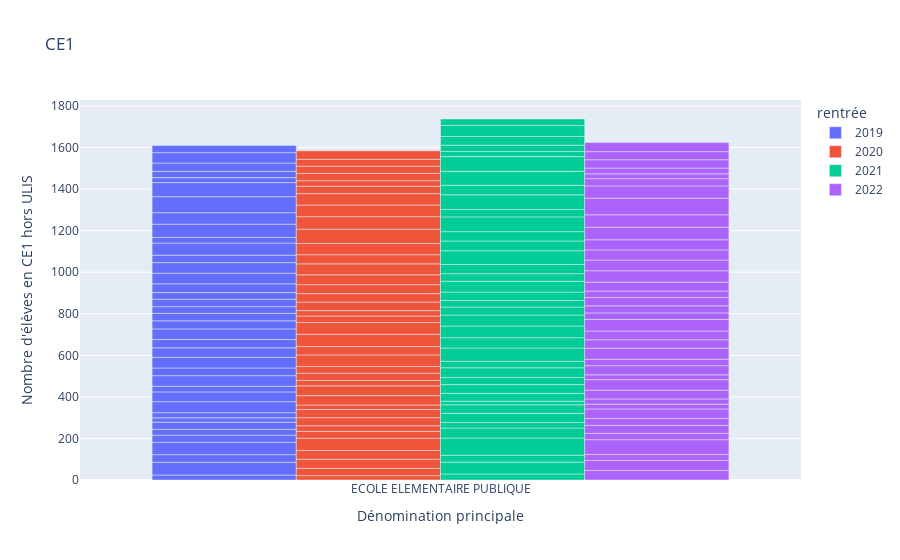
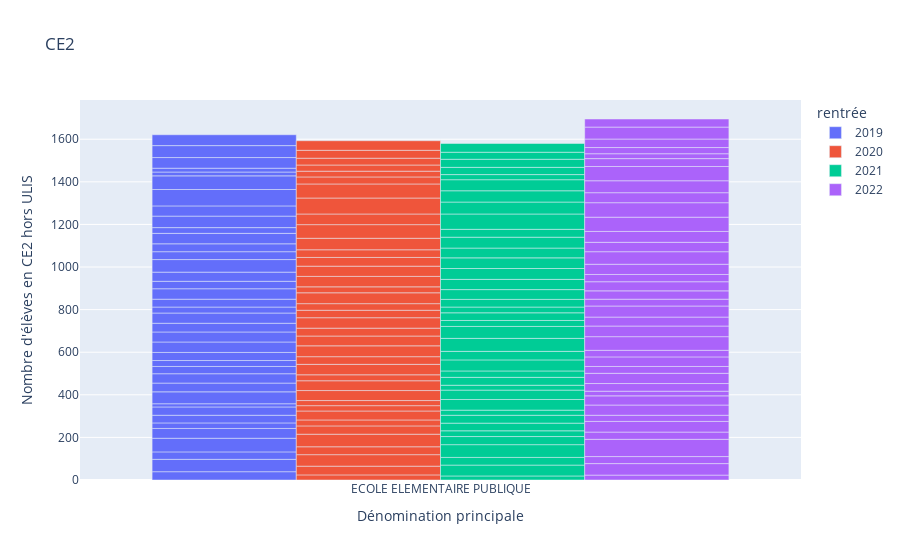
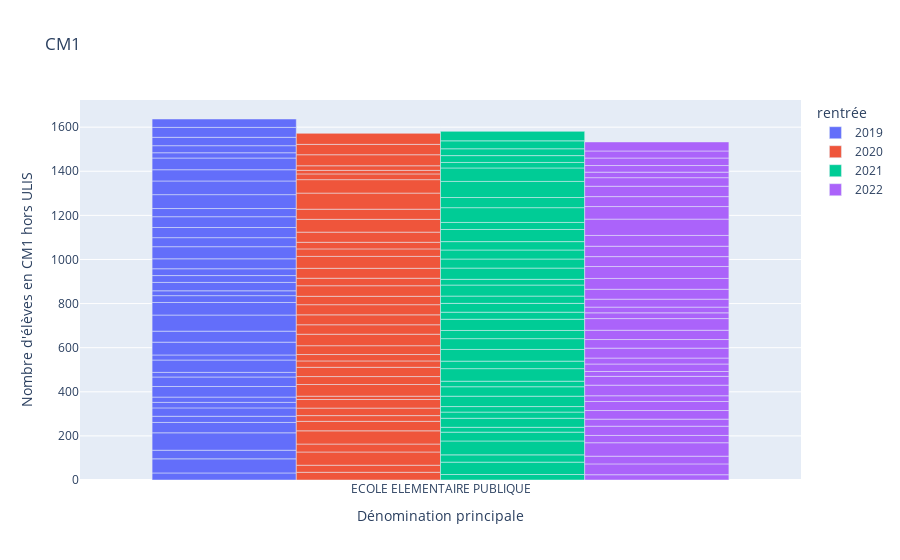
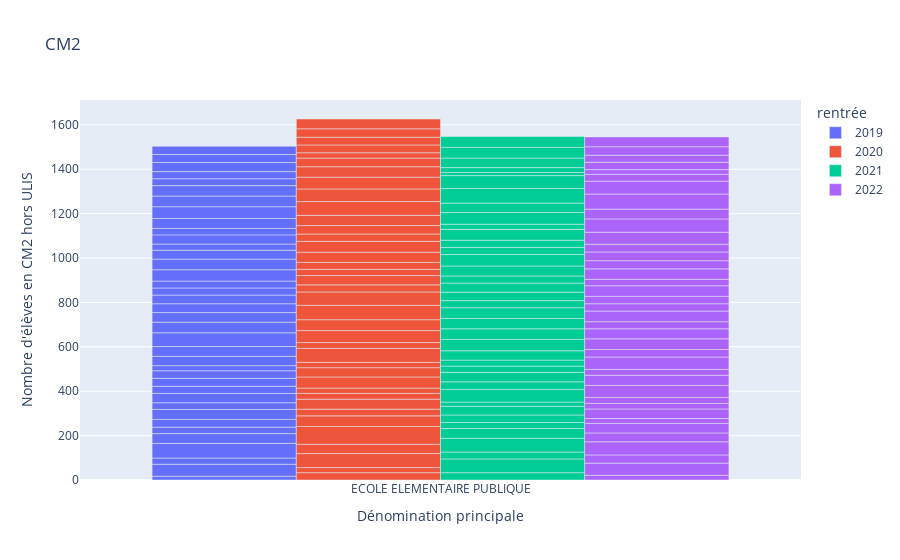

The code cell stored with these charts, in order, in its notebook:
### Code cell
for classe in ["CE1", "CE2", "CM1", "CM2"]:
    px.bar(ecoles[(ecoles["Commune"].isin(COMMUNES)) & (ecoles["Dénomination principale"] == "ECOLE ELEMENTAIRE PUBLIQUE")], x="Dénomination principale", y=f"Nombre d'élèves en {classe} hors ULIS", color="rentrée", barmode="group", title=classe).show()

### Figure 1 — Plotly figure (JSON) as saved in the notebook; plotly's stock layout.template omitted (floating-point values rounded to 4 significant figures)
{"data": [{"alignmentgroup": "True", "hovertemplate": "rentrée=2019<br>Dénomination principale=%{x}<br>Nombre d'élèves en CE1 hors ULIS=%{y}<extra></extra>", "legendgroup": "2019", "marker": {"color": "#636efa", "pattern": {"shape": ""}}, "name": "2019", "offsetgroup": "2019", "orientation": "v", "showlegend": true, "textposition": "auto", "type": "bar", "x": ["ECOLE ELEMENTAIRE PUBLIQUE", "ECOLE ELEMENTAIRE PUBLIQUE", "ECOLE ELEMENTAIRE PUBLIQUE", "ECOLE ELEMENTAIRE PUBLIQUE", "ECOLE ELEMENTAIRE PUBLIQUE", "ECOLE ELEMENTAIRE PUBLIQUE", "ECOLE ELEMENTAIRE PUBLIQUE", "ECOLE ELEMENTAIRE PUBLIQUE", "ECOLE ELEMENTAIRE PUBLIQUE", "ECOLE ELEMENTAIRE PUBLIQUE", "ECOLE ELEMENTAIRE PUBLIQUE", "ECOLE ELEMENTAIRE PUBLIQUE", "ECOLE ELEMENTAIRE PUBLIQUE", "ECOLE ELEMENTAIRE PUBLIQUE", "ECOLE ELEMENTAIRE PUBLIQUE", "ECOLE ELEMENTAIRE PUBLIQUE", "ECOLE ELEMENTAIRE PUBLIQUE", "ECOLE ELEMENTAIRE PUBLIQUE", "ECOLE ELEMENTAIRE PUBLIQUE", "ECOLE ELEMENTAIRE PUBLIQUE", "ECOLE ELEMENTAIRE PUBLIQUE", "ECOLE ELEMENTAIRE PUBLIQUE", "ECOLE ELEMENTAIRE PUBLIQUE", "ECOLE ELEMENTAIRE PUBLIQUE", "ECOLE ELEMENTAIRE PUBLIQUE", "ECOLE ELEMENTAIRE PUBLIQUE", "ECOLE ELEMENTAIRE PUBLIQUE", "ECOLE ELEMENTAIRE PUBLIQUE", "ECOLE ELEMENTAIRE PUBLIQUE", "ECOLE ELEMENTAIRE PUBLIQUE", "ECOLE ELEMENTAIRE PUBLIQUE", "ECOLE ELEMENTAIRE PUBLIQUE", "ECOLE ELEMENTAIRE PUBLIQUE", "ECOLE ELEMENTAIRE PUBLIQUE", "ECOLE ELEMENTAIRE PUBLIQUE", "ECOLE ELEMENTAIRE PUBLIQUE", "ECOLE ELEMENTAIRE PUBLIQUE", "ECOLE ELEMENTAIRE PUBLIQUE"], "xaxis": "x", "y": [24, 61, 37, 59, 35, 28, 34, 21, 25, 53, 47, 27, 51, 37, 51, 46, 40, 51, 39, 36, 32, 36, 32, 42, 51, 51, 36, 58, 27, 64, 55, 77, 68, 24, 30, 40, 50, 35], "yaxis": "y"}, {"alignmentgroup": "True", "hovertemplate": "rentrée=2020<br>Dénomination principale=%{x}<br>Nombre d'élèves en CE1 hors ULIS=%{y}<extra></extra>", "legendgroup": "2020", "marker": {"color": "#EF553B", "pattern": {"shape": ""}}, "name": "2020", "offsetgroup": "2020", "orientation": "v", "showlegend": true, "textposition": "auto", "type": "bar", "x": ["ECOLE ELEMENTAIRE PUBLIQUE", "ECOLE ELEMENTAIRE PUBLIQUE", "ECOLE ELEMENTAIRE PUBLIQUE", "ECOLE ELEMENTAIRE PUBLIQUE", "ECOLE ELEMENTAIRE PUBLIQUE", "ECOLE ELEMENTAIRE PUBLIQUE", "ECOLE ELEMENTAIRE PUBLIQUE", "ECOLE ELEMENTAIRE PUBLIQUE", "ECOLE ELEMENTAIRE PUBLIQUE", "ECOLE ELEMENTAIRE PUBLIQUE", "ECOLE ELEMENTAIRE PUBLIQUE", "ECOLE ELEMENTAIRE PUBLIQUE", "ECOLE ELEMENTAIRE PUBLIQUE", "ECOLE ELEMENTAIRE PUBLIQUE", "ECOLE ELEMENTAIRE PUBLIQUE", "ECOLE ELEMENTAIRE PUBLIQUE", "ECOLE ELEMENTAIRE PUBLIQUE", "ECOLE ELEMENTAIRE PUBLIQUE", "ECOLE ELEMENTAIRE PUBLIQUE", "ECOLE ELEMENTAIRE PUBLIQUE", "ECOLE ELEMENTAIRE PUBLIQUE", "ECOLE ELEMENTAIRE PUBLIQUE", "ECOLE ELEMENTAIRE PUBLIQUE", "ECOLE ELEMENTAIRE PUBLIQUE", "ECOLE ELEMENTAIRE PUBLIQUE", "ECOLE ELEMENTAIRE PUBLIQUE", "ECOLE ELEMENTAIRE PUBLIQUE", "ECOLE ELEMENTAIRE PUBLIQUE", "ECOLE ELEMENTAIRE PUBLIQUE", "ECOLE ELEMENTAIRE PUBLIQUE", "ECOLE ELEMENTAIRE PUBLIQUE", "ECOLE ELEMENTAIRE PUBLIQUE", "ECOLE ELEMENTAIRE PUBLIQUE", "ECOLE ELEMENTAIRE PUBLIQUE", "ECOLE ELEMENTAIRE PUBLIQUE", "ECOLE ELEMENTAIRE PUBLIQUE", "ECOLE ELEMENTAIRE PUBLIQUE", "ECOLE ELEMENTAIRE PUBLIQUE"], "xaxis": "x", "y": [21, 35, 44, 42, 59, 33, 27, 39, 39, 22, 45, 47, 26, 35, 32, 56, 40, 59, 57, 31, 26, 41, 41, 43, 47, 53, 44, 54, 69, 60, 56, 55, 35, 27, 35, 35, 33, 41], "yaxis": "y"}, {"alignmentgroup": "True", "hovertemplate": "rentrée=2021<br>Dénomination principale=%{x}<br>Nombre d'élèves en CE1 hors ULIS=%{y}<extra></extra>", "legendgroup": "2021", "marker": {"color": "#00cc96", "pattern": {"shape": ""}}, "name": "2021", "offsetgroup": "2021", "orientation": "v", "showlegend": true, "textposition": "auto", "type": "bar", "x": ["ECOLE ELEMENTAIRE PUBLIQUE", "ECOLE ELEMENTAIRE PUBLIQUE", "ECOLE ELEMENTAIRE PUBLIQUE", "ECOLE ELEMENTAIRE PUBLIQUE", "ECOLE ELEMENTAIRE PUBLIQUE", "ECOLE ELEMENTAIRE PUBLIQUE", "ECOLE ELEMENTAIRE PUBLIQUE", "ECOLE ELEMENTAIRE PUBLIQUE", "ECOLE ELEMENTAIRE PUBLIQUE", "ECOLE ELEMENTAIRE PUBLIQUE", "ECOLE ELEMENTAIRE PUBLIQUE", "ECOLE ELEMENTAIRE PUBLIQUE", "ECOLE ELEMENTAIRE PUBLIQUE", "ECOLE ELEMENTAIRE PUBLIQUE", "ECOLE ELEMENTAIRE PUBLIQUE", "ECOLE ELEMENTAIRE PUBLIQUE", "ECOLE ELEMENTAIRE PUBLIQUE", "ECOLE ELEMENTAIRE PUBLIQUE", "ECOLE ELEMENTAIRE PUBLIQUE", "ECOLE ELEMENTAIRE PUBLIQUE", "ECOLE ELEMENTAIRE PUBLIQUE", "ECOLE ELEMENTAIRE PUBLIQUE", "ECOLE ELEMENTAIRE PUBLIQUE", "ECOLE ELEMENTAIRE PUBLIQUE", "ECOLE ELEMENTAIRE PUBLIQUE", "ECOLE ELEMENTAIRE PUBLIQUE", "ECOLE ELEMENTAIRE PUBLIQUE", "ECOLE ELEMENTAIRE PUBLIQUE", "ECOLE ELEMENTAIRE PUBLIQUE", "ECOLE ELEMENTAIRE PUBLIQUE", "ECOLE ELEMENTAIRE PUBLIQUE", "ECOLE ELEMENTAIRE PUBLIQUE", "ECOLE ELEMENTAIRE PUBLIQUE", "ECOLE ELEMENTAIRE PUBLIQUE", "ECOLE ELEMENTAIRE PUBLIQUE", "ECOLE ELEMENTAIRE PUBLIQUE", "ECOLE ELEMENTAIRE PUBLIQUE", "ECOLE ELEMENTAIRE PUBLIQUE"], "xaxis": "x", "y": [29, 57, 33, 83, 48, 27, 44, 41, 17, 38, 42, 34, 47, 31, 64, 50, 56, 53, 38, 32, 40, 52, 37, 44, 66, 47, 45, 71, 36, 70, 46, 67, 71, 25, 30, 42, 53, 31], "yaxis": "y"}, {"alignmentgroup": "True", "hovertemplate": "rentrée=2022<br>Dénomination principale=%{x}<br>Nombre d'élèves en CE1 hors ULIS=%{y}<extra></extra>", "legendgroup": "2022", "marker": {"color": "#ab63fa", "pattern": {"shape": ""}}, "name": "2022", "offsetgroup": "2022", "orientation": "v", "showlegend": true, "textposition": "auto", "type": "bar", "x": ["ECOLE ELEMENTAIRE PUBLIQUE", "ECOLE ELEMENTAIRE PUBLIQUE", "ECOLE ELEMENTAIRE PUBLIQUE", "ECOLE ELEMENTAIRE PUBLIQUE", "ECOLE ELEMENTAIRE PUBLIQUE", "ECOLE ELEMENTAIRE PUBLIQUE", "ECOLE ELEMENTAIRE PUBLIQUE", "ECOLE ELEMENTAIRE PUBLIQUE", "ECOLE ELEMENTAIRE PUBLIQUE", "ECOLE ELEMENTAIRE PUBLIQUE", "ECOLE ELEMENTAIRE PUBLIQUE", "ECOLE ELEMENTAIRE PUBLIQUE", "ECOLE ELEMENTAIRE PUBLIQUE", "ECOLE ELEMENTAIRE PUBLIQUE", "ECOLE ELEMENTAIRE PUBLIQUE", "ECOLE ELEMENTAIRE PUBLIQUE", "ECOLE ELEMENTAIRE PUBLIQUE", "ECOLE ELEMENTAIRE PUBLIQUE", "ECOLE ELEMENTAIRE PUBLIQUE", "ECOLE ELEMENTAIRE PUBLIQUE", "ECOLE ELEMENTAIRE PUBLIQUE", "ECOLE ELEMENTAIRE PUBLIQUE", "ECOLE ELEMENTAIRE PUBLIQUE", "ECOLE ELEMENTAIRE PUBLIQUE", "ECOLE ELEMENTAIRE PUBLIQUE", "ECOLE ELEMENTAIRE PUBLIQUE", "ECOLE ELEMENTAIRE PUBLIQUE", "ECOLE ELEMENTAIRE PUBLIQUE", "ECOLE ELEMENTAIRE PUBLIQUE", "ECOLE ELEMENTAIRE PUBLIQUE", "ECOLE ELEMENTAIRE PUBLIQUE", "ECOLE ELEMENTAIRE PUBLIQUE", "ECOLE ELEMENTAIRE PUBLIQUE", "ECOLE ELEMENTAIRE PUBLIQUE", "ECOLE ELEMENTAIRE PUBLIQUE", "ECOLE ELEMENTAIRE PUBLIQUE", "ECOLE ELEMENTAIRE PUBLIQUE", "ECOLE ELEMENTAIRE PUBLIQUE"], "xaxis": "x", "y": [46, 48, 29, 71, 30, 39, 33, 46, 23, 25, 42, 51, 23, 44, 31, 53, 41, 42, 56, 31, 34, 40, 31, 43, 55, 51, 49, 49, 60, 60, 80, 59, 35, 23, 28, 40, 39, 44], "yaxis": "y"}], "layout": {"autosize": true, "barmode": "group", "legend": {"title": {"text": "rentrée"}, "tracegroupgap": 0}, "title": {"text": "CE1"}, "xaxis": {"anchor": "y", "autorange": true, "domain": [0, 1], "range": [-0.5, 0.5], "title": {"text": "Dénomination principale"}, "type": "category"}, "yaxis": {"anchor": "x", "autorange": true, "domain": [0, 1], "range": [0, 1828.0], "title": {"text": "Nombre d'élèves en CE1 hors ULIS"}, "type": "linear"}}}

### Figure 2 — Plotly figure (JSON) as saved in the notebook; plotly's stock layout.template omitted (floating-point values rounded to 4 significant figures)
{"data": [{"alignmentgroup": "True", "hovertemplate": "rentrée=2019<br>Dénomination principale=%{x}<br>Nombre d'élèves en CE2 hors ULIS=%{y}<extra></extra>", "legendgroup": "2019", "marker": {"color": "#636efa", "pattern": {"shape": ""}}, "name": "2019", "offsetgroup": "2019", "orientation": "v", "showlegend": true, "textposition": "auto", "type": "bar", "x": ["ECOLE ELEMENTAIRE PUBLIQUE", "ECOLE ELEMENTAIRE PUBLIQUE", "ECOLE ELEMENTAIRE PUBLIQUE", "ECOLE ELEMENTAIRE PUBLIQUE", "ECOLE ELEMENTAIRE PUBLIQUE", "ECOLE ELEMENTAIRE PUBLIQUE", "ECOLE ELEMENTAIRE PUBLIQUE", "ECOLE ELEMENTAIRE PUBLIQUE", "ECOLE ELEMENTAIRE PUBLIQUE", "ECOLE ELEMENTAIRE PUBLIQUE", "ECOLE ELEMENTAIRE PUBLIQUE", "ECOLE ELEMENTAIRE PUBLIQUE", "ECOLE ELEMENTAIRE PUBLIQUE", "ECOLE ELEMENTAIRE PUBLIQUE", "ECOLE ELEMENTAIRE PUBLIQUE", "ECOLE ELEMENTAIRE PUBLIQUE", "ECOLE ELEMENTAIRE PUBLIQUE", "ECOLE ELEMENTAIRE PUBLIQUE", "ECOLE ELEMENTAIRE PUBLIQUE", "ECOLE ELEMENTAIRE PUBLIQUE", "ECOLE ELEMENTAIRE PUBLIQUE", "ECOLE ELEMENTAIRE PUBLIQUE", "ECOLE ELEMENTAIRE PUBLIQUE", "ECOLE ELEMENTAIRE PUBLIQUE", "ECOLE ELEMENTAIRE PUBLIQUE", "ECOLE ELEMENTAIRE PUBLIQUE", "ECOLE ELEMENTAIRE PUBLIQUE", "ECOLE ELEMENTAIRE PUBLIQUE", "ECOLE ELEMENTAIRE PUBLIQUE", "ECOLE ELEMENTAIRE PUBLIQUE", "ECOLE ELEMENTAIRE PUBLIQUE", "ECOLE ELEMENTAIRE PUBLIQUE", "ECOLE ELEMENTAIRE PUBLIQUE", "ECOLE ELEMENTAIRE PUBLIQUE", "ECOLE ELEMENTAIRE PUBLIQUE", "ECOLE ELEMENTAIRE PUBLIQUE", "ECOLE ELEMENTAIRE PUBLIQUE", "ECOLE ELEMENTAIRE PUBLIQUE"], "xaxis": "x", "y": [39, 58, 35, 64, 46, 26, 36, 39, 15, 56, 41, 44, 34, 28, 38, 49, 47, 41, 48, 28, 37, 49, 35, 43, 59, 37, 37, 49, 27, 54, 48, 77, 64, 18, 18, 50, 56, 51], "yaxis": "y"}, {"alignmentgroup": "True", "hovertemplate": "rentrée=2020<br>Dénomination principale=%{x}<br>Nombre d'élèves en CE2 hors ULIS=%{y}<extra></extra>", "legendgroup": "2020", "marker": {"color": "#EF553B", "pattern": {"shape": ""}}, "name": "2020", "offsetgroup": "2020", "orientation": "v", "showlegend": true, "textposition": "auto", "type": "bar", "x": ["ECOLE ELEMENTAIRE PUBLIQUE", "ECOLE ELEMENTAIRE PUBLIQUE", "ECOLE ELEMENTAIRE PUBLIQUE", "ECOLE ELEMENTAIRE PUBLIQUE", "ECOLE ELEMENTAIRE PUBLIQUE", "ECOLE ELEMENTAIRE PUBLIQUE", "ECOLE ELEMENTAIRE PUBLIQUE", "ECOLE ELEMENTAIRE PUBLIQUE", "ECOLE ELEMENTAIRE PUBLIQUE", "ECOLE ELEMENTAIRE PUBLIQUE", "ECOLE ELEMENTAIRE PUBLIQUE", "ECOLE ELEMENTAIRE PUBLIQUE", "ECOLE ELEMENTAIRE PUBLIQUE", "ECOLE ELEMENTAIRE PUBLIQUE", "ECOLE ELEMENTAIRE PUBLIQUE", "ECOLE ELEMENTAIRE PUBLIQUE", "ECOLE ELEMENTAIRE PUBLIQUE", "ECOLE ELEMENTAIRE PUBLIQUE", "ECOLE ELEMENTAIRE PUBLIQUE", "ECOLE ELEMENTAIRE PUBLIQUE", "ECOLE ELEMENTAIRE PUBLIQUE", "ECOLE ELEMENTAIRE PUBLIQUE", "ECOLE ELEMENTAIRE PUBLIQUE", "ECOLE ELEMENTAIRE PUBLIQUE", "ECOLE ELEMENTAIRE PUBLIQUE", "ECOLE ELEMENTAIRE PUBLIQUE", "ECOLE ELEMENTAIRE PUBLIQUE", "ECOLE ELEMENTAIRE PUBLIQUE", "ECOLE ELEMENTAIRE PUBLIQUE", "ECOLE ELEMENTAIRE PUBLIQUE", "ECOLE ELEMENTAIRE PUBLIQUE", "ECOLE ELEMENTAIRE PUBLIQUE", "ECOLE ELEMENTAIRE PUBLIQUE", "ECOLE ELEMENTAIRE PUBLIQUE", "ECOLE ELEMENTAIRE PUBLIQUE", "ECOLE ELEMENTAIRE PUBLIQUE", "ECOLE ELEMENTAIRE PUBLIQUE", "ECOLE ELEMENTAIRE PUBLIQUE"], "xaxis": "x", "y": [24, 41, 54, 37, 59, 39, 28, 42, 25, 24, 47, 46, 28, 49, 36, 51, 46, 37, 49, 35, 31, 51, 28, 49, 48, 41, 36, 54, 64, 50, 75, 66, 33, 27, 29, 32, 37, 45], "yaxis": "y"}, {"alignmentgroup": "True", "hovertemplate": "rentrée=2021<br>Dénomination principale=%{x}<br>Nombre d'élèves en CE2 hors ULIS=%{y}<extra></extra>", "legendgroup": "2021", "marker": {"color": "#00cc96", "pattern": {"shape": ""}}, "name": "2021", "offsetgroup": "2021", "orientation": "v", "showlegend": true, "textposition": "auto", "type": "bar", "x": ["ECOLE ELEMENTAIRE PUBLIQUE", "ECOLE ELEMENTAIRE PUBLIQUE", "ECOLE ELEMENTAIRE PUBLIQUE", "ECOLE ELEMENTAIRE PUBLIQUE", "ECOLE ELEMENTAIRE PUBLIQUE", "ECOLE ELEMENTAIRE PUBLIQUE", "ECOLE ELEMENTAIRE PUBLIQUE", "ECOLE ELEMENTAIRE PUBLIQUE", "ECOLE ELEMENTAIRE PUBLIQUE", "ECOLE ELEMENTAIRE PUBLIQUE", "ECOLE ELEMENTAIRE PUBLIQUE", "ECOLE ELEMENTAIRE PUBLIQUE", "ECOLE ELEMENTAIRE PUBLIQUE", "ECOLE ELEMENTAIRE PUBLIQUE", "ECOLE ELEMENTAIRE PUBLIQUE", "ECOLE ELEMENTAIRE PUBLIQUE", "ECOLE ELEMENTAIRE PUBLIQUE", "ECOLE ELEMENTAIRE PUBLIQUE", "ECOLE ELEMENTAIRE PUBLIQUE", "ECOLE ELEMENTAIRE PUBLIQUE", "ECOLE ELEMENTAIRE PUBLIQUE", "ECOLE ELEMENTAIRE PUBLIQUE", "ECOLE ELEMENTAIRE PUBLIQUE", "ECOLE ELEMENTAIRE PUBLIQUE", "ECOLE ELEMENTAIRE PUBLIQUE", "ECOLE ELEMENTAIRE PUBLIQUE", "ECOLE ELEMENTAIRE PUBLIQUE", "ECOLE ELEMENTAIRE PUBLIQUE", "ECOLE ELEMENTAIRE PUBLIQUE", "ECOLE ELEMENTAIRE PUBLIQUE", "ECOLE ELEMENTAIRE PUBLIQUE", "ECOLE ELEMENTAIRE PUBLIQUE", "ECOLE ELEMENTAIRE PUBLIQUE", "ECOLE ELEMENTAIRE PUBLIQUE", "ECOLE ELEMENTAIRE PUBLIQUE", "ECOLE ELEMENTAIRE PUBLIQUE", "ECOLE ELEMENTAIRE PUBLIQUE", "ECOLE ELEMENTAIRE PUBLIQUE"], "xaxis": "x", "y": [19, 51, 36, 60, 38, 27, 36, 37, 24, 50, 44, 23, 37, 30, 52, 40, 61, 56, 28, 36, 27, 36, 46, 48, 51, 50, 46, 51, 37, 72, 56, 53, 52, 24, 34, 38, 33, 41], "yaxis": "y"}, {"alignmentgroup": "True", "hovertemplate": "rentrée=2022<br>Dénomination principale=%{x}<br>Nombre d'élèves en CE2 hors ULIS=%{y}<extra></extra>", "legendgroup": "2022", "marker": {"color": "#ab63fa", "pattern": {"shape": ""}}, "name": "2022", "offsetgroup": "2022", "orientation": "v", "showlegend": true, "textposition": "auto", "type": "bar", "x": ["ECOLE ELEMENTAIRE PUBLIQUE", "ECOLE ELEMENTAIRE PUBLIQUE", "ECOLE ELEMENTAIRE PUBLIQUE", "ECOLE ELEMENTAIRE PUBLIQUE", "ECOLE ELEMENTAIRE PUBLIQUE", "ECOLE ELEMENTAIRE PUBLIQUE", "ECOLE ELEMENTAIRE PUBLIQUE", "ECOLE ELEMENTAIRE PUBLIQUE", "ECOLE ELEMENTAIRE PUBLIQUE", "ECOLE ELEMENTAIRE PUBLIQUE", "ECOLE ELEMENTAIRE PUBLIQUE", "ECOLE ELEMENTAIRE PUBLIQUE", "ECOLE ELEMENTAIRE PUBLIQUE", "ECOLE ELEMENTAIRE PUBLIQUE", "ECOLE ELEMENTAIRE PUBLIQUE", "ECOLE ELEMENTAIRE PUBLIQUE", "ECOLE ELEMENTAIRE PUBLIQUE", "ECOLE ELEMENTAIRE PUBLIQUE", "ECOLE ELEMENTAIRE PUBLIQUE", "ECOLE ELEMENTAIRE PUBLIQUE", "ECOLE ELEMENTAIRE PUBLIQUE", "ECOLE ELEMENTAIRE PUBLIQUE", "ECOLE ELEMENTAIRE PUBLIQUE", "ECOLE ELEMENTAIRE PUBLIQUE", "ECOLE ELEMENTAIRE PUBLIQUE", "ECOLE ELEMENTAIRE PUBLIQUE", "ECOLE ELEMENTAIRE PUBLIQUE", "ECOLE ELEMENTAIRE PUBLIQUE", "ECOLE ELEMENTAIRE PUBLIQUE", "ECOLE ELEMENTAIRE PUBLIQUE", "ECOLE ELEMENTAIRE PUBLIQUE", "ECOLE ELEMENTAIRE PUBLIQUE", "ECOLE ELEMENTAIRE PUBLIQUE", "ECOLE ELEMENTAIRE PUBLIQUE", "ECOLE ELEMENTAIRE PUBLIQUE", "ECOLE ELEMENTAIRE PUBLIQUE", "ECOLE ELEMENTAIRE PUBLIQUE", "ECOLE ELEMENTAIRE PUBLIQUE"], "xaxis": "x", "y": [23, 54, 33, 81, 34, 50, 29, 48, 43, 22, 36, 48, 32, 45, 31, 64, 50, 42, 52, 32, 39, 43, 34, 48, 59, 44, 51, 67, 68, 47, 56, 67, 37, 23, 29, 40, 56, 38], "yaxis": "y"}], "layout": {"autosize": true, "barmode": "group", "legend": {"title": {"text": "rentrée"}, "tracegroupgap": 0}, "title": {"text": "CE2"}, "xaxis": {"anchor": "y", "autorange": true, "domain": [0, 1], "range": [-0.5, 0.5], "title": {"text": "Dénomination principale"}, "type": "category"}, "yaxis": {"anchor": "x", "autorange": true, "domain": [0, 1], "range": [0, 1784.0], "title": {"text": "Nombre d'élèves en CE2 hors ULIS"}, "type": "linear"}}}

### Figure 3 — Plotly figure (JSON) as saved in the notebook; plotly's stock layout.template omitted (floating-point values rounded to 4 significant figures)
{"data": [{"alignmentgroup": "True", "hovertemplate": "rentrée=2019<br>Dénomination principale=%{x}<br>Nombre d'élèves en CM1 hors ULIS=%{y}<extra></extra>", "legendgroup": "2019", "marker": {"color": "#636efa", "pattern": {"shape": ""}}, "name": "2019", "offsetgroup": "2019", "orientation": "v", "showlegend": true, "textposition": "auto", "type": "bar", "x": ["ECOLE ELEMENTAIRE PUBLIQUE", "ECOLE ELEMENTAIRE PUBLIQUE", "ECOLE ELEMENTAIRE PUBLIQUE", "ECOLE ELEMENTAIRE PUBLIQUE", "ECOLE ELEMENTAIRE PUBLIQUE", "ECOLE ELEMENTAIRE PUBLIQUE", "ECOLE ELEMENTAIRE PUBLIQUE", "ECOLE ELEMENTAIRE PUBLIQUE", "ECOLE ELEMENTAIRE PUBLIQUE", "ECOLE ELEMENTAIRE PUBLIQUE", "ECOLE ELEMENTAIRE PUBLIQUE", "ECOLE ELEMENTAIRE PUBLIQUE", "ECOLE ELEMENTAIRE PUBLIQUE", "ECOLE ELEMENTAIRE PUBLIQUE", "ECOLE ELEMENTAIRE PUBLIQUE", "ECOLE ELEMENTAIRE PUBLIQUE", "ECOLE ELEMENTAIRE PUBLIQUE", "ECOLE ELEMENTAIRE PUBLIQUE", "ECOLE ELEMENTAIRE PUBLIQUE", "ECOLE ELEMENTAIRE PUBLIQUE", "ECOLE ELEMENTAIRE PUBLIQUE", "ECOLE ELEMENTAIRE PUBLIQUE", "ECOLE ELEMENTAIRE PUBLIQUE", "ECOLE ELEMENTAIRE PUBLIQUE", "ECOLE ELEMENTAIRE PUBLIQUE", "ECOLE ELEMENTAIRE PUBLIQUE", "ECOLE ELEMENTAIRE PUBLIQUE", "ECOLE ELEMENTAIRE PUBLIQUE", "ECOLE ELEMENTAIRE PUBLIQUE", "ECOLE ELEMENTAIRE PUBLIQUE", "ECOLE ELEMENTAIRE PUBLIQUE", "ECOLE ELEMENTAIRE PUBLIQUE", "ECOLE ELEMENTAIRE PUBLIQUE", "ECOLE ELEMENTAIRE PUBLIQUE", "ECOLE ELEMENTAIRE PUBLIQUE", "ECOLE ELEMENTAIRE PUBLIQUE", "ECOLE ELEMENTAIRE PUBLIQUE", "ECOLE ELEMENTAIRE PUBLIQUE"], "xaxis": "x", "y": [32, 64, 39, 79, 47, 28, 38, 25, 24, 48, 43, 21, 56, 23, 58, 50, 73, 57, 31, 22, 38, 31, 31, 45, 55, 41, 46, 49, 37, 63, 62, 51, 53, 24, 32, 38, 45, 38], "yaxis": "y"}, {"alignmentgroup": "True", "hovertemplate": "rentrée=2020<br>Dénomination principale=%{x}<br>Nombre d'élèves en CM1 hors ULIS=%{y}<extra></extra>", "legendgroup": "2020", "marker": {"color": "#EF553B", "pattern": {"shape": ""}}, "name": "2020", "offsetgroup": "2020", "orientation": "v", "showlegend": true, "textposition": "auto", "type": "bar", "x": ["ECOLE ELEMENTAIRE PUBLIQUE", "ECOLE ELEMENTAIRE PUBLIQUE", "ECOLE ELEMENTAIRE PUBLIQUE", "ECOLE ELEMENTAIRE PUBLIQUE", "ECOLE ELEMENTAIRE PUBLIQUE", "ECOLE ELEMENTAIRE PUBLIQUE", "ECOLE ELEMENTAIRE PUBLIQUE", "ECOLE ELEMENTAIRE PUBLIQUE", "ECOLE ELEMENTAIRE PUBLIQUE", "ECOLE ELEMENTAIRE PUBLIQUE", "ECOLE ELEMENTAIRE PUBLIQUE", "ECOLE ELEMENTAIRE PUBLIQUE", "ECOLE ELEMENTAIRE PUBLIQUE", "ECOLE ELEMENTAIRE PUBLIQUE", "ECOLE ELEMENTAIRE PUBLIQUE", "ECOLE ELEMENTAIRE PUBLIQUE", "ECOLE ELEMENTAIRE PUBLIQUE", "ECOLE ELEMENTAIRE PUBLIQUE", "ECOLE ELEMENTAIRE PUBLIQUE", "ECOLE ELEMENTAIRE PUBLIQUE", "ECOLE ELEMENTAIRE PUBLIQUE", "ECOLE ELEMENTAIRE PUBLIQUE", "ECOLE ELEMENTAIRE PUBLIQUE", "ECOLE ELEMENTAIRE PUBLIQUE", "ECOLE ELEMENTAIRE PUBLIQUE", "ECOLE ELEMENTAIRE PUBLIQUE", "ECOLE ELEMENTAIRE PUBLIQUE", "ECOLE ELEMENTAIRE PUBLIQUE", "ECOLE ELEMENTAIRE PUBLIQUE", "ECOLE ELEMENTAIRE PUBLIQUE", "ECOLE ELEMENTAIRE PUBLIQUE", "ECOLE ELEMENTAIRE PUBLIQUE", "ECOLE ELEMENTAIRE PUBLIQUE", "ECOLE ELEMENTAIRE PUBLIQUE", "ECOLE ELEMENTAIRE PUBLIQUE", "ECOLE ELEMENTAIRE PUBLIQUE", "ECOLE ELEMENTAIRE PUBLIQUE", "ECOLE ELEMENTAIRE PUBLIQUE"], "xaxis": "x", "y": [35, 32, 60, 36, 60, 43, 26, 34, 39, 15, 53, 36, 42, 29, 29, 40, 52, 43, 45, 46, 38, 48, 34, 45, 54, 34, 30, 46, 58, 46, 73, 61, 26, 16, 21, 50, 47, 50], "yaxis": "y"}, {"alignmentgroup": "True", "hovertemplate": "rentrée=2021<br>Dénomination principale=%{x}<br>Nombre d'élèves en CM1 hors ULIS=%{y}<extra></extra>", "legendgroup": "2021", "marker": {"color": "#00cc96", "pattern": {"shape": ""}}, "name": "2021", "offsetgroup": "2021", "orientation": "v", "showlegend": true, "textposition": "auto", "type": "bar", "x": ["ECOLE ELEMENTAIRE PUBLIQUE", "ECOLE ELEMENTAIRE PUBLIQUE", "ECOLE ELEMENTAIRE PUBLIQUE", "ECOLE ELEMENTAIRE PUBLIQUE", "ECOLE ELEMENTAIRE PUBLIQUE", "ECOLE ELEMENTAIRE PUBLIQUE", "ECOLE ELEMENTAIRE PUBLIQUE", "ECOLE ELEMENTAIRE PUBLIQUE", "ECOLE ELEMENTAIRE PUBLIQUE", "ECOLE ELEMENTAIRE PUBLIQUE", "ECOLE ELEMENTAIRE PUBLIQUE", "ECOLE ELEMENTAIRE PUBLIQUE", "ECOLE ELEMENTAIRE PUBLIQUE", "ECOLE ELEMENTAIRE PUBLIQUE", "ECOLE ELEMENTAIRE PUBLIQUE", "ECOLE ELEMENTAIRE PUBLIQUE", "ECOLE ELEMENTAIRE PUBLIQUE", "ECOLE ELEMENTAIRE PUBLIQUE", "ECOLE ELEMENTAIRE PUBLIQUE", "ECOLE ELEMENTAIRE PUBLIQUE", "ECOLE ELEMENTAIRE PUBLIQUE", "ECOLE ELEMENTAIRE PUBLIQUE", "ECOLE ELEMENTAIRE PUBLIQUE", "ECOLE ELEMENTAIRE PUBLIQUE", "ECOLE ELEMENTAIRE PUBLIQUE", "ECOLE ELEMENTAIRE PUBLIQUE", "ECOLE ELEMENTAIRE PUBLIQUE", "ECOLE ELEMENTAIRE PUBLIQUE", "ECOLE ELEMENTAIRE PUBLIQUE", "ECOLE ELEMENTAIRE PUBLIQUE", "ECOLE ELEMENTAIRE PUBLIQUE", "ECOLE ELEMENTAIRE PUBLIQUE", "ECOLE ELEMENTAIRE PUBLIQUE", "ECOLE ELEMENTAIRE PUBLIQUE", "ECOLE ELEMENTAIRE PUBLIQUE", "ECOLE ELEMENTAIRE PUBLIQUE", "ECOLE ELEMENTAIRE PUBLIQUE", "ECOLE ELEMENTAIRE PUBLIQUE"], "xaxis": "x", "y": [25, 56, 33, 63, 40, 22, 41, 28, 25, 47, 43, 25, 57, 34, 53, 49, 37, 51, 32, 40, 33, 50, 26, 51, 41, 41, 38, 55, 32, 67, 46, 73, 61, 25, 31, 31, 36, 43], "yaxis": "y"}, {"alignmentgroup": "True", "hovertemplate": "rentrée=2022<br>Dénomination principale=%{x}<br>Nombre d'élèves en CM1 hors ULIS=%{y}<extra></extra>", "legendgroup": "2022", "marker": {"color": "#ab63fa", "pattern": {"shape": ""}}, "name": "2022", "offsetgroup": "2022", "orientation": "v", "showlegend": true, "textposition": "auto", "type": "bar", "x": ["ECOLE ELEMENTAIRE PUBLIQUE", "ECOLE ELEMENTAIRE PUBLIQUE", "ECOLE ELEMENTAIRE PUBLIQUE", "ECOLE ELEMENTAIRE PUBLIQUE", "ECOLE ELEMENTAIRE PUBLIQUE", "ECOLE ELEMENTAIRE PUBLIQUE", "ECOLE ELEMENTAIRE PUBLIQUE", "ECOLE ELEMENTAIRE PUBLIQUE", "ECOLE ELEMENTAIRE PUBLIQUE", "ECOLE ELEMENTAIRE PUBLIQUE", "ECOLE ELEMENTAIRE PUBLIQUE", "ECOLE ELEMENTAIRE PUBLIQUE", "ECOLE ELEMENTAIRE PUBLIQUE", "ECOLE ELEMENTAIRE PUBLIQUE", "ECOLE ELEMENTAIRE PUBLIQUE", "ECOLE ELEMENTAIRE PUBLIQUE", "ECOLE ELEMENTAIRE PUBLIQUE", "ECOLE ELEMENTAIRE PUBLIQUE", "ECOLE ELEMENTAIRE PUBLIQUE", "ECOLE ELEMENTAIRE PUBLIQUE", "ECOLE ELEMENTAIRE PUBLIQUE", "ECOLE ELEMENTAIRE PUBLIQUE", "ECOLE ELEMENTAIRE PUBLIQUE", "ECOLE ELEMENTAIRE PUBLIQUE", "ECOLE ELEMENTAIRE PUBLIQUE", "ECOLE ELEMENTAIRE PUBLIQUE", "ECOLE ELEMENTAIRE PUBLIQUE", "ECOLE ELEMENTAIRE PUBLIQUE", "ECOLE ELEMENTAIRE PUBLIQUE", "ECOLE ELEMENTAIRE PUBLIQUE", "ECOLE ELEMENTAIRE PUBLIQUE", "ECOLE ELEMENTAIRE PUBLIQUE", "ECOLE ELEMENTAIRE PUBLIQUE", "ECOLE ELEMENTAIRE PUBLIQUE", "ECOLE ELEMENTAIRE PUBLIQUE", "ECOLE ELEMENTAIRE PUBLIQUE", "ECOLE ELEMENTAIRE PUBLIQUE", "ECOLE ELEMENTAIRE PUBLIQUE"], "xaxis": "x", "y": [24, 49, 35, 61, 33, 42, 32, 39, 41, 26, 48, 40, 22, 34, 27, 45, 39, 42, 53, 26, 26, 36, 45, 49, 54, 45, 47, 49, 74, 57, 45, 47, 39, 25, 30, 34, 32, 41], "yaxis": "y"}], "layout": {"autosize": true, "barmode": "group", "legend": {"title": {"text": "rentrée"}, "tracegroupgap": 0}, "title": {"text": "CM1"}, "xaxis": {"anchor": "y", "autorange": true, "domain": [0, 1], "range": [-0.5, 0.5], "title": {"text": "Dénomination principale"}, "type": "category"}, "yaxis": {"anchor": "x", "autorange": true, "domain": [0, 1], "range": [0, 1723.0], "title": {"text": "Nombre d'élèves en CM1 hors ULIS"}, "type": "linear"}}}

### Figure 4 — Plotly figure (JSON) as saved in the notebook; plotly's stock layout.template omitted (floating-point values rounded to 4 significant figures)
{"data": [{"alignmentgroup": "True", "hovertemplate": "rentrée=2019<br>Dénomination principale=%{x}<br>Nombre d'élèves en CM2 hors ULIS=%{y}<extra></extra>", "legendgroup": "2019", "marker": {"color": "#636efa", "pattern": {"shape": ""}}, "name": "2019", "offsetgroup": "2019", "orientation": "v", "showlegend": true, "textposition": "auto", "type": "bar", "x": ["ECOLE ELEMENTAIRE PUBLIQUE", "ECOLE ELEMENTAIRE PUBLIQUE", "ECOLE ELEMENTAIRE PUBLIQUE", "ECOLE ELEMENTAIRE PUBLIQUE", "ECOLE ELEMENTAIRE PUBLIQUE", "ECOLE ELEMENTAIRE PUBLIQUE", "ECOLE ELEMENTAIRE PUBLIQUE", "ECOLE ELEMENTAIRE PUBLIQUE", "ECOLE ELEMENTAIRE PUBLIQUE", "ECOLE ELEMENTAIRE PUBLIQUE", "ECOLE ELEMENTAIRE PUBLIQUE", "ECOLE ELEMENTAIRE PUBLIQUE", "ECOLE ELEMENTAIRE PUBLIQUE", "ECOLE ELEMENTAIRE PUBLIQUE", "ECOLE ELEMENTAIRE PUBLIQUE", "ECOLE ELEMENTAIRE PUBLIQUE", "ECOLE ELEMENTAIRE PUBLIQUE", "ECOLE ELEMENTAIRE PUBLIQUE", "ECOLE ELEMENTAIRE PUBLIQUE", "ECOLE ELEMENTAIRE PUBLIQUE", "ECOLE ELEMENTAIRE PUBLIQUE", "ECOLE ELEMENTAIRE PUBLIQUE", "ECOLE ELEMENTAIRE PUBLIQUE", "ECOLE ELEMENTAIRE PUBLIQUE", "ECOLE ELEMENTAIRE PUBLIQUE", "ECOLE ELEMENTAIRE PUBLIQUE", "ECOLE ELEMENTAIRE PUBLIQUE", "ECOLE ELEMENTAIRE PUBLIQUE", "ECOLE ELEMENTAIRE PUBLIQUE", "ECOLE ELEMENTAIRE PUBLIQUE", "ECOLE ELEMENTAIRE PUBLIQUE", "ECOLE ELEMENTAIRE PUBLIQUE", "ECOLE ELEMENTAIRE PUBLIQUE", "ECOLE ELEMENTAIRE PUBLIQUE", "ECOLE ELEMENTAIRE PUBLIQUE", "ECOLE ELEMENTAIRE PUBLIQUE", "ECOLE ELEMENTAIRE PUBLIQUE", "ECOLE ELEMENTAIRE PUBLIQUE"], "xaxis": "x", "y": [17, 54, 28, 66, 44, 29, 35, 45, 30, 42, 32, 36, 34, 23, 42, 44, 62, 48, 43, 40, 39, 32, 31, 51, 48, 40, 28, 41, 29, 45, 53, 48, 47, 31, 32, 41, 36, 37], "yaxis": "y"}, {"alignmentgroup": "True", "hovertemplate": "rentrée=2020<br>Dénomination principale=%{x}<br>Nombre d'élèves en CM2 hors ULIS=%{y}<extra></extra>", "legendgroup": "2020", "marker": {"color": "#EF553B", "pattern": {"shape": ""}}, "name": "2020", "offsetgroup": "2020", "orientation": "v", "showlegend": true, "textposition": "auto", "type": "bar", "x": ["ECOLE ELEMENTAIRE PUBLIQUE", "ECOLE ELEMENTAIRE PUBLIQUE", "ECOLE ELEMENTAIRE PUBLIQUE", "ECOLE ELEMENTAIRE PUBLIQUE", "ECOLE ELEMENTAIRE PUBLIQUE", "ECOLE ELEMENTAIRE PUBLIQUE", "ECOLE ELEMENTAIRE PUBLIQUE", "ECOLE ELEMENTAIRE PUBLIQUE", "ECOLE ELEMENTAIRE PUBLIQUE", "ECOLE ELEMENTAIRE PUBLIQUE", "ECOLE ELEMENTAIRE PUBLIQUE", "ECOLE ELEMENTAIRE PUBLIQUE", "ECOLE ELEMENTAIRE PUBLIQUE", "ECOLE ELEMENTAIRE PUBLIQUE", "ECOLE ELEMENTAIRE PUBLIQUE", "ECOLE ELEMENTAIRE PUBLIQUE", "ECOLE ELEMENTAIRE PUBLIQUE", "ECOLE ELEMENTAIRE PUBLIQUE", "ECOLE ELEMENTAIRE PUBLIQUE", "ECOLE ELEMENTAIRE PUBLIQUE", "ECOLE ELEMENTAIRE PUBLIQUE", "ECOLE ELEMENTAIRE PUBLIQUE", "ECOLE ELEMENTAIRE PUBLIQUE", "ECOLE ELEMENTAIRE PUBLIQUE", "ECOLE ELEMENTAIRE PUBLIQUE", "ECOLE ELEMENTAIRE PUBLIQUE", "ECOLE ELEMENTAIRE PUBLIQUE", "ECOLE ELEMENTAIRE PUBLIQUE", "ECOLE ELEMENTAIRE PUBLIQUE", "ECOLE ELEMENTAIRE PUBLIQUE", "ECOLE ELEMENTAIRE PUBLIQUE", "ECOLE ELEMENTAIRE PUBLIQUE", "ECOLE ELEMENTAIRE PUBLIQUE", "ECOLE ELEMENTAIRE PUBLIQUE", "ECOLE ELEMENTAIRE PUBLIQUE", "ECOLE ELEMENTAIRE PUBLIQUE", "ECOLE ELEMENTAIRE PUBLIQUE", "ECOLE ELEMENTAIRE PUBLIQUE"], "xaxis": "x", "y": [33, 23, 63, 42, 80, 48, 30, 45, 26, 24, 50, 42, 24, 63, 26, 54, 49, 65, 60, 32, 42, 28, 31, 46, 49, 33, 38, 46, 62, 57, 53, 47, 39, 24, 35, 35, 38, 44], "yaxis": "y"}, {"alignmentgroup": "True", "hovertemplate": "rentrée=2021<br>Dénomination principale=%{x}<br>Nombre d'élèves en CM2 hors ULIS=%{y}<extra></extra>", "legendgroup": "2021", "marker": {"color": "#00cc96", "pattern": {"shape": ""}}, "name": "2021", "offsetgroup": "2021", "orientation": "v", "showlegend": true, "textposition": "auto", "type": "bar", "x": ["ECOLE ELEMENTAIRE PUBLIQUE", "ECOLE ELEMENTAIRE PUBLIQUE", "ECOLE ELEMENTAIRE PUBLIQUE", "ECOLE ELEMENTAIRE PUBLIQUE", "ECOLE ELEMENTAIRE PUBLIQUE", "ECOLE ELEMENTAIRE PUBLIQUE", "ECOLE ELEMENTAIRE PUBLIQUE", "ECOLE ELEMENTAIRE PUBLIQUE", "ECOLE ELEMENTAIRE PUBLIQUE", "ECOLE ELEMENTAIRE PUBLIQUE", "ECOLE ELEMENTAIRE PUBLIQUE", "ECOLE ELEMENTAIRE PUBLIQUE", "ECOLE ELEMENTAIRE PUBLIQUE", "ECOLE ELEMENTAIRE PUBLIQUE", "ECOLE ELEMENTAIRE PUBLIQUE", "ECOLE ELEMENTAIRE PUBLIQUE", "ECOLE ELEMENTAIRE PUBLIQUE", "ECOLE ELEMENTAIRE PUBLIQUE", "ECOLE ELEMENTAIRE PUBLIQUE", "ECOLE ELEMENTAIRE PUBLIQUE", "ECOLE ELEMENTAIRE PUBLIQUE", "ECOLE ELEMENTAIRE PUBLIQUE", "ECOLE ELEMENTAIRE PUBLIQUE", "ECOLE ELEMENTAIRE PUBLIQUE", "ECOLE ELEMENTAIRE PUBLIQUE", "ECOLE ELEMENTAIRE PUBLIQUE", "ECOLE ELEMENTAIRE PUBLIQUE", "ECOLE ELEMENTAIRE PUBLIQUE", "ECOLE ELEMENTAIRE PUBLIQUE", "ECOLE ELEMENTAIRE PUBLIQUE", "ECOLE ELEMENTAIRE PUBLIQUE", "ECOLE ELEMENTAIRE PUBLIQUE", "ECOLE ELEMENTAIRE PUBLIQUE", "ECOLE ELEMENTAIRE PUBLIQUE", "ECOLE ELEMENTAIRE PUBLIQUE", "ECOLE ELEMENTAIRE PUBLIQUE", "ECOLE ELEMENTAIRE PUBLIQUE", "ECOLE ELEMENTAIRE PUBLIQUE"], "xaxis": "x", "y": [33, 62, 31, 62, 44, 27, 34, 39, 19, 57, 34, 43, 28, 27, 42, 51, 48, 47, 48, 32, 38, 41, 32, 45, 52, 32, 32, 49, 23, 53, 42, 66, 58, 14, 22, 43, 48, 49], "yaxis": "y"}, {"alignmentgroup": "True", "hovertemplate": "rentrée=2022<br>Dénomination principale=%{x}<br>Nombre d'élèves en CM2 hors ULIS=%{y}<extra></extra>", "legendgroup": "2022", "marker": {"color": "#ab63fa", "pattern": {"shape": ""}}, "name": "2022", "offsetgroup": "2022", "orientation": "v", "showlegend": true, "textposition": "auto", "type": "bar", "x": ["ECOLE ELEMENTAIRE PUBLIQUE", "ECOLE ELEMENTAIRE PUBLIQUE", "ECOLE ELEMENTAIRE PUBLIQUE", "ECOLE ELEMENTAIRE PUBLIQUE", "ECOLE ELEMENTAIRE PUBLIQUE", "ECOLE ELEMENTAIRE PUBLIQUE", "ECOLE ELEMENTAIRE PUBLIQUE", "ECOLE ELEMENTAIRE PUBLIQUE", "ECOLE ELEMENTAIRE PUBLIQUE", "ECOLE ELEMENTAIRE PUBLIQUE", "ECOLE ELEMENTAIRE PUBLIQUE", "ECOLE ELEMENTAIRE PUBLIQUE", "ECOLE ELEMENTAIRE PUBLIQUE", "ECOLE ELEMENTAIRE PUBLIQUE", "ECOLE ELEMENTAIRE PUBLIQUE", "ECOLE ELEMENTAIRE PUBLIQUE", "ECOLE ELEMENTAIRE PUBLIQUE", "ECOLE ELEMENTAIRE PUBLIQUE", "ECOLE ELEMENTAIRE PUBLIQUE", "ECOLE ELEMENTAIRE PUBLIQUE", "ECOLE ELEMENTAIRE PUBLIQUE", "ECOLE ELEMENTAIRE PUBLIQUE", "ECOLE ELEMENTAIRE PUBLIQUE", "ECOLE ELEMENTAIRE PUBLIQUE", "ECOLE ELEMENTAIRE PUBLIQUE", "ECOLE ELEMENTAIRE PUBLIQUE", "ECOLE ELEMENTAIRE PUBLIQUE", "ECOLE ELEMENTAIRE PUBLIQUE", "ECOLE ELEMENTAIRE PUBLIQUE", "ECOLE ELEMENTAIRE PUBLIQUE", "ECOLE ELEMENTAIRE PUBLIQUE", "ECOLE ELEMENTAIRE PUBLIQUE", "ECOLE ELEMENTAIRE PUBLIQUE", "ECOLE ELEMENTAIRE PUBLIQUE", "ECOLE ELEMENTAIRE PUBLIQUE", "ECOLE ELEMENTAIRE PUBLIQUE", "ECOLE ELEMENTAIRE PUBLIQUE", "ECOLE ELEMENTAIRE PUBLIQUE"], "xaxis": "x", "y": [21, 55, 37, 59, 40, 43, 22, 43, 25, 27, 54, 46, 26, 56, 34, 48, 45, 32, 48, 33, 33, 48, 29, 47, 37, 39, 35, 54, 60, 44, 68, 58, 31, 21, 33, 32, 38, 44], "yaxis": "y"}], "layout": {"autosize": true, "barmode": "group", "legend": {"title": {"text": "rentrée"}, "tracegroupgap": 0}, "title": {"text": "CM2"}, "xaxis": {"anchor": "y", "autorange": true, "domain": [0, 1], "range": [-0.5, 0.5], "title": {"text": "Dénomination principale"}, "type": "category"}, "yaxis": {"anchor": "x", "autorange": true, "domain": [0, 1], "range": [0, 1712.0], "title": {"text": "Nombre d'élèves en CM2 hors ULIS"}, "type": "linear"}}}
